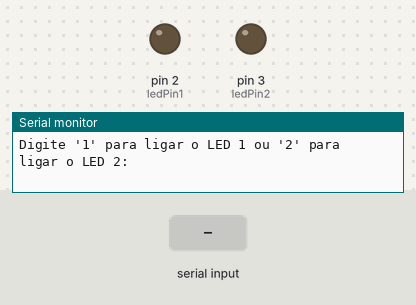
Bench run of a sketch on a simulated Arduino Uno, built with avr-gcc and run on an emulated ATmega328P. Shown: output pins drawn as LEDs (lit = HIGH), the last lines printed to the serial monitor. The inputs (shaded band) are chosen by the test bench.

Above: at 1.2 s.
1.3 s: "1" received over Serial
At 1.7 s:
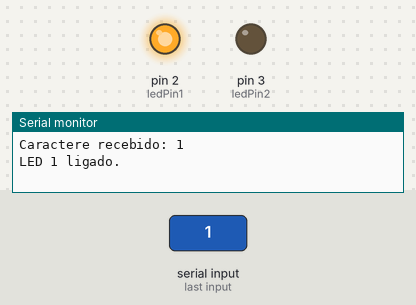
2.8 s: "2" received over Serial
At 4.1 s:
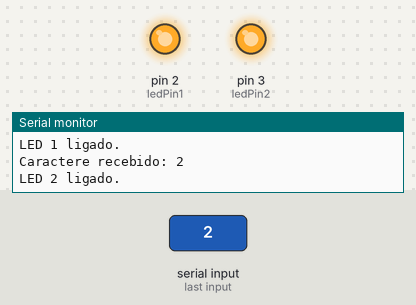
Timing chart, 0 to 5.8 s (numbered marks = the images above; inputs shaded):
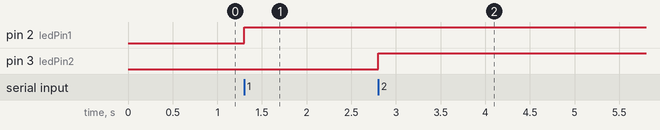

Measured:
- after the input at 1.3 s, pin 2 (ledPin1): LOW → HIGH at once
- after the input at 2.8 s, pin 3 (ledPin2): LOW → HIGH at once

The sketch:

serial_event_comandos.ino
```cpp
char receivedChar;

const int ledPin1 = 2; // Pino para o primeiro LED
const int ledPin2 = 3; // Pino para o segundo LED

void setup() {
  Serial.begin(9600);
  pinMode(ledPin1, OUTPUT);
  pinMode(ledPin2, OUTPUT);
  Serial.println("Digite '1' para ligar o LED 1 ou '2' para ligar o LED 2:");
}

void loop() {
  // O código principal continua executando normalmente

  // Você pode adicionar aqui qualquer lógica adicional que precisa ser executada repetidamente
}

void serialEvent() {
  while (Serial.available()) {
    receivedChar = Serial.read(); // Lê o caractere da porta serial
    Serial.print("Caractere recebido: ");
    Serial.println(receivedChar);

    // Implementa a lógica de comando com base no caractere recebido
    if (receivedChar == '1') {
      digitalWrite(ledPin1, HIGH); // Liga o LED 1
      Serial.println("LED 1 ligado.");
    } else if (receivedChar == '2') {
      digitalWrite(ledPin2, HIGH); // Liga o LED 2
      Serial.println("LED 2 ligado.");
    } else {
      Serial.println("Comando desconhecido.");
    }
  }
}
```
